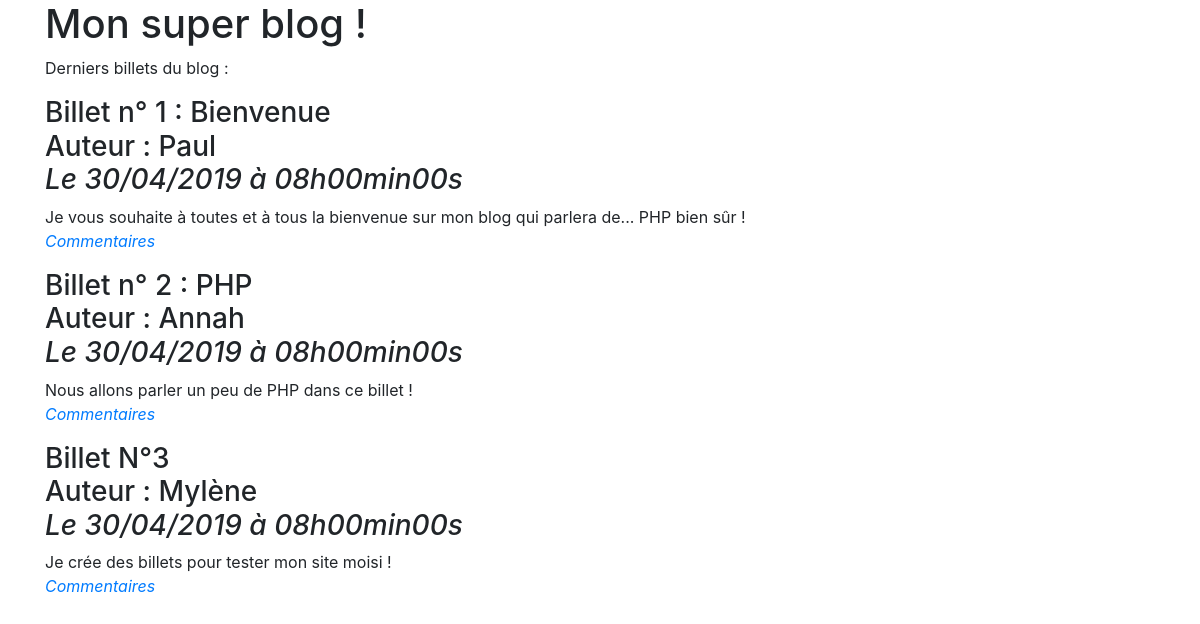
The page / on the database its author committed.
### tables this page shows
CREATE TABLE `billets` (
  `id` int(11) NOT NULL,
  `titre` varchar(255) NOT NULL,
  `contenu` text NOT NULL,
  `date_creation` datetime NOT NULL,
  `auteur` varchar(255) NOT NULL
);

### controleur/frontend.php (called while the page is built, shortened)
<?php
require_once('modele/BilletManager.php');
function listeBillets()
{
	$BilletManager = new \Mumu\Blog\Model\BilletManager();
	$billets = $BilletManager->getBillets();
	require ('vue/frontend/affichageAccueil.php');
}

### modele/BilletManager.php (called while the page is built, shortened)
<?php
class BilletManager extends Manager
{
	public function getBillets()
	{
		$bdd = $this->connexionBdd();
		$billets = $bdd->query('SELECT id, auteur, titre, contenu, DATE_FORMAT(date_creation, \'%d/%m/%Y à %Hh%imin%ss\') AS date_creation_fr FROM billets ORDER BY date_creation DESC LIMIT 0,5');
        return $billets;
	}
}

### vue/frontend/affichageAccueil.php (the view, shortened to what this page needs)
    <h1>Mon super blog !</h1>
    <p>Derniers billets du blog :</p>
<?php
    while ($donnees = $billets->fetch())
    {
    ?>
        <div class="news">
            <h3>
                <?= htmlspecialchars($donnees['titre']); ?><br/>
                Auteur :
                <?= htmlspecialchars($donnees['auteur']); ?><br />
                <em>Le <?= $donnees['date_creation_fr']; ?></em>
            </h3>
            <p>
                <?= nl2br(htmlspecialchars($donnees['contenu'])); ?>
                <br />
                <em><a href="index.php?action=billet&amp;id=<?= $donnees['id'] ?>">Commentaires</a></em>
            </p>
        </div>
<?php
    }
    ?>
<?php require('template.php'); ?>

### rows shown on the page
billets: titre "Billet n° 1 : Bienvenue", auteur "Paul", date_creation_fr "30/04/2019 à 08h00min00s", contenu "Je vous souhaite à toutes et à tous la bienvenue sur mon blog qui parlera de... PHP bien sûr !"
billets: titre "Billet n° 2 : PHP", auteur "Annah", date_creation_fr "30/04/2019 à 08h00min00s", contenu "Nous allons parler un peu de PHP dans ce billet !"
billets: titre "Billet N°3", auteur "Mylène", date_creation_fr "30/04/2019 à 08h00min00s", contenu "Je crée des billets pour tester mon site moisi !"
